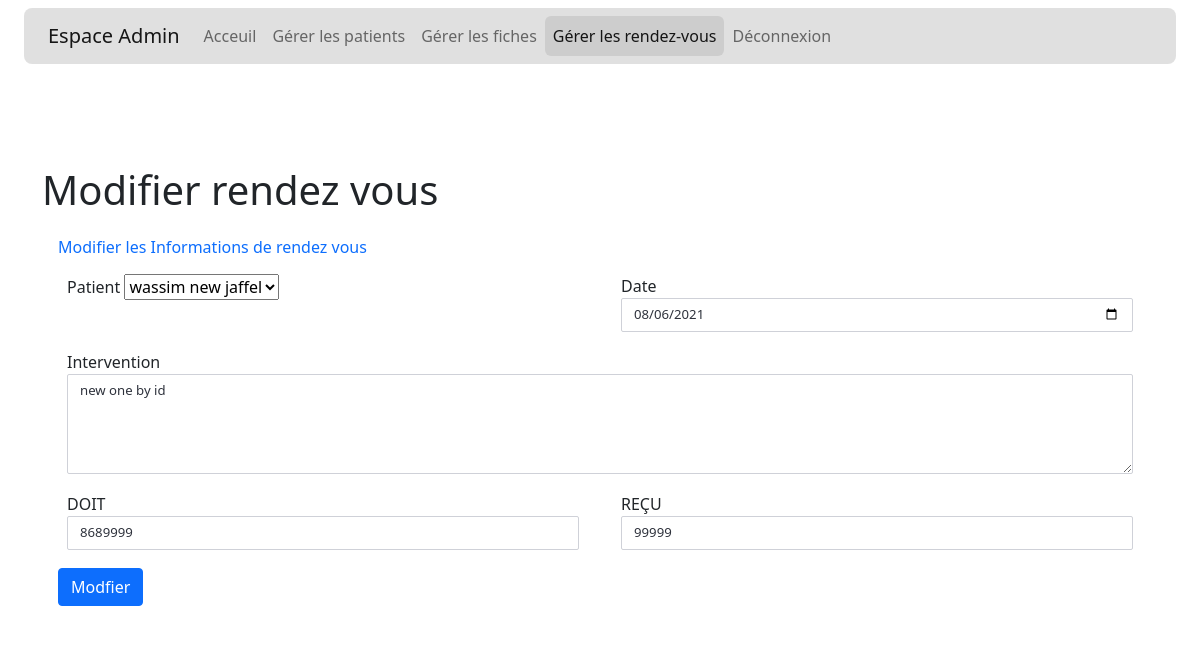
The page /manage_appointment/edit_appointment.php?id=9 (signed in) on the database its author committed.
### tables this page shows
CREATE TABLE `rendez_vous` (
  `id` int(11) NOT NULL,
  `id_patient` int(11) NOT NULL,
  `date` date DEFAULT NULL,
  `intervention` varchar(45) DEFAULT NULL,
  `doit` int(11) NOT NULL,
  `recu` int(11) DEFAULT NULL
);

### src/services/patient_service.php (called while the page is built, shortened)
<?php
include($_SERVER["DOCUMENT_ROOT"]."/src/models/patient.php");
class patient_service
{
    protected $_db;
    public function __construct(PDO $db)
    {
        $this->_db = $db;
    }
    public function getAll()
    {
        $sql="SELECT * FROM patient";
        $result = $this->_db->query($sql);
        $patients = [];
        while($donneee=$result->fetch()){
            $_patient = new patient($donneee['id'],$donneee['nom'],$donneee['prenom'],$donneee['date_de_naissance'],$donneee['adresse'],$donneee['tel'],$donneee['profession']);
            array_push($patients,$_patient);
        }
        return $patients;
    }
    public function getById($id)
    {
        $sql="SELECT * FROM patient WHERE id=$id";
        $result = $this->_db->query($sql);
        while($donneee=$result->fetch()){
            $_patient = new patient($donneee['id'],$donneee['nom'],$donneee['prenom'],$donneee['date_de_naissance'],$donneee['adresse'],$donneee['tel'],$donneee['profession']);
        }
        return $_patient;
    }
}

### src/models/patient.php (called while the page is built, shortened)
<?php
class patient
{
    protected $id;
    protected $first_name;
    protected $last_name;
    public function __construct($id, $first_name, $last_name,$anniversary,$address,$tel,$work)
    {
       $this->id = $id;
       $this->first_name = $first_name;
       $this->last_name = $last_name;
    }
    public function getId()
    {
        return $this->id;
    }
    public function getFirst_name()
    {
        return $this->first_name;
    }
    public function getLast_name()
    {
        return $this->last_name;
    }
}
?>

### src/services/appointment_service.php (called while the page is built, shortened)
<?php
include($_SERVER["DOCUMENT_ROOT"]."/src/models/appointment.php");
class appointment_service
{
    protected $_db;
    public function __construct(PDO $db)
    {
        $this->_db = $db;
    }
    public function getById($id)
    {
        include("patient_service.php");
        $patient_service = new patient_service($this->_db);
        $sql="SELECT * FROM rendez_vous WHERE id=$id";
        $result = $this->_db->query($sql);
        while($donneee=$result->fetch()){
            $patient = $patient_service->getById($donneee['id_patient']);
            $_appointment = new appointment($donneee['id'],$patient,$donneee['date'],$donneee['intervention'],$donneee['doit'],$donneee['recu']);
        }
        return $_appointment;
    }
}

### src/models/appointment.php (called while the page is built, shortened)
<?php
class appointment
{
    protected $date;
    protected $intervention;
    protected $doit;
    protected $recu;
    public function __construct($id, $patient, $date,$intervention,$doit,$recu)
    {
       $this->date = $date;
       $this->intervention = $intervention;
       $this->doit = $doit;
       $this->recu = $recu;
    }
    public function getDate()
    {
        return $this->date;
    }
    public function getIntervention()
    {
        return $this->intervention;
    }
    public function getDoit()
    {
        return $this->doit;
    }
    public function getRecu()
    {
        return $this->recu;
    }
}
?>

### manage_appointment/edit_appointment.php (the view, shortened to what this page needs)
<?php
if(isset($_GET['id'])) {
    $id_get = $_GET['id'];
}
include("../src/services/appointment_service.php");
include('../db/config.php');
?>
<!DOCTYPE html>
<html lang="fr">
<head>
    <link href="https://cdn.jsdelivr.net/npm/bootstrap@5.1.0/dist/css/bootstrap.min.css" rel="stylesheet"
>
    <link href="../assets/style.css" rel="stylesheet">
    <link rel="stylesheet"
        href="https://cdn.jsdelivr.net/npm/bootstrap-select@1.13.14/dist/css/bootstrap-select.min.css">
</head>
<body>
    <nav class="navbar navbar-light " aria-label="First navbar example">
        <div class="container-fluid">
            <div class="row" style="width: 100%;margin: auto;">
                <div class="col-md-12 col-lg-12">
                    <nav class="navbar navbar-expand-lg navbar-light bg-light" style="
    background-color: #d6d6d6bf !important;
    border-radius: 8px;
">
                        <div class="container-fluid">
                            <a class="navbar-brand" href="/">Espace Admin</a>
                            <div class="collapse navbar-collapse" id="navbarSupportedContent">
                                <ul class="navbar-nav me-auto mb-2 mb-lg-0">
                                    <li class="nav-item">
                                        <a class="nav-link" aria-current="page" href="/">Acceuil</a>
                                    </li>
                                    <li class="nav-item">
                                        <a class="nav-link " href="/manage_patient/">Gérer les patients</a>
                                    </li>
                                    <li class="nav-item">
                                        <a class="nav-link" href="/manage_fiche/">Gérer les fiches</a>
                                    </li>
                                    <li class="nav-item">
                                        <a class="nav-link active" href="/manage_appointment/">Gérer les rendez-vous</a>
                                    </li>
                                    <li class="nav-item">
                                        <a class="nav-link" href="/logout.php">Déconnexion</a>
                                    </li>
                                </ul>
                            </div>
                        </div>
                    </nav>
                </div>
            </div>
        </div>
    </nav>
    <?php
                    $appointment_service = new appointment_service($db);
                    if($id_get != ''){
                        $appointment_by_id = $appointment_service->getById($id_get);
                    }
                    $patient_service = new patient_service($db);
                    $list_patient = $patient_service->getAll();
            ?>
    <div class="container" style="margin-top: 94px;">
        <h1>Modifier rendez vous</h1>
        <div class="row gutters">
            <div class="col-xl-12 col-lg-12 col-md-12 col-sm-12 col-12">
                <div class="card h-100">
                    <div class="card-body">
                        <form action="edit_appointment_action.php" method="post">
                            <div class="row gutters">
                                <div class="col-xl-12 col-lg-12 col-md-12 col-sm-12 col-12">
                                    <h6 class="mb-2 text-primary">Modifier les Informations de rendez vous</h6>
                                </div>
                                <div class="col-xl-6 col-lg-6 col-md-6 col-sm-6 col-12">
                                    <div class="form-group">
                                        <label for="Patient">Patient</label>
                                        <select name="Patient" id="Patient" class="selectpicker" data-live-search="true"
                                            required>
                                            <?php for ($i=0; $i < count($list_patient); $i++) {  ?>
                                            <option value="<?php echo $list_patient[$i]->getId(); ?>">
                                                <?php echo $list_patient[$i]->getFirst_name().' '.$list_patient[$i]->getLast_name(); ?>
                                            </option>
                                            <?php } ?>
                                        </select>
                                    </div>
                                </div>
                                <div class="col-xl-6 col-lg-6 col-md-6 col-sm-6 col-12">
                                    <div class="form-group">
                                        <label for="Date">Date</label>
                                        <input value="<?php echo $appointment_by_id->getDate(); ?>" name="date"
                                            type="date" max="<?php echo date("Y-m-d"); ?>" class="form-control"
                                            id="Date" required>
                                    </div>
                                </div>
                                <div class="col-xl-12 col-lg-12 col-md-12 col-sm-12 col-12">
                                    <div class="form-group">
                                        <label for="Intervention">Intervention</label>
                                        <textarea maxlength="300" name="Intervention" style=" height: 100px; "
                                            class="form-control" id="Intervention" placeholder="Intervention"
                                            required><?php echo $appointment_by_id->getIntervention(); ?></textarea>
                                    </div>
                                </div>
                            </div>
                            <div class="row gutters">
                                <div class="col-xl-6 col-lg-6 col-md-6 col-sm-6 col-12">
                                    <div class="form-group">
                                        <label for="DOIT">DOIT</label>
                                        <input value="<?php echo $appointment_by_id->getDoit(); ?>" name="doit"
                                            type="number" class="form-control" id="DOIT" placeholder="DOIT" required>
                                    </div>
                                </div>
                                <div class="col-xl-6 col-lg-6 col-md-6 col-sm-6 col-12">
                                    <div class="form-group">
                                        <label for="REÇU">REÇU</label>
                                        <input value="<?php echo $appointment_by_id->getRecu(); ?>" name="recu"
                                            type="number" class="form-control" id="REÇU" placeholder="REÇU" required>
                                    </div>
                                </div>
                            </div>
                            <div class="row gutters">
                                <div class="col-xl-12 col-lg-12 col-md-12 col-sm-12 col-12">
                                    <div class="text-right" style=" margin-top: 9px; ">
                                        <input type="submit" id="submit" value="Modfier"
                                            class="btn btn-primary"></input>
                                    </div>
                                </div>
                            </div>
                        </form>
                    </div>
                </div>
            </div>
        </div>
    </div>
</body>
</html>

### assets/style.css (style rules this page uses)
.navbar-light .navbar-nav .nav-link.active, .navbar-light .navbar-nav .show > .nav-link { background-color: #cdcdcd !important; border-radius: 6px; }
.form-control { border: 1px solid #cfd1d8; -webkit-border-radius: 2px; -moz-border-radius: 2px; border-radius: 2px; font-size: 0.825rem; background: #ffffff; color: #2e323c; }
.card { background: #ffffff; -webkit-border-radius: 5px; -moz-border-radius: 5px; border-radius: 5px; border: 0; margin-bottom: 1rem; }
.form-group { margin: 9px; }

### rows shown on the page
rendez_vous: date "08/06/2021", Intervention "new one by id", doit "8689999", recu "99999"

### other values the page prints
form field Patient "wassim new jaffel"
